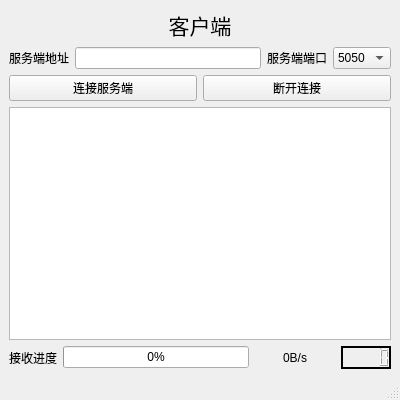
<?xml version="1.0" encoding="UTF-8"?>
<ui version="4.0">
 <class>FileClient</class>
 <widget class="QMainWindow" name="FileClient">
  <property name="geometry">
   <rect>
    <x>0</x>
    <y>0</y>
    <width>400</width>
    <height>400</height>
   </rect>
  </property>
  <property name="minimumSize">
   <size>
    <width>400</width>
    <height>400</height>
   </size>
  </property>
  <property name="maximumSize">
   <size>
    <width>400</width>
    <height>400</height>
   </size>
  </property>
  <property name="windowTitle">
   <string>FileClient</string>
  </property>
  <widget class="QWidget" name="centralwidget">
   <layout class="QVBoxLayout" name="verticalLayout">
    <item>
     <widget class="QLabel" name="label">
      <property name="font">
       <font>
        <family>微软雅黑</family>
        <pointsize>16</pointsize>
       </font>
      </property>
      <property name="text">
       <string>客户端</string>
      </property>
      <property name="alignment">
       <set>Qt::AlignCenter</set>
      </property>
     </widget>
    </item>
    <item>
     <layout class="QHBoxLayout" name="horizontalLayout">
      <item>
       <widget class="QLabel" name="label_3">
        <property name="text">
         <string>服务端地址</string>
        </property>
        <property name="alignment">
         <set>Qt::AlignCenter</set>
        </property>
       </widget>
      </item>
      <item>
       <widget class="QLineEdit" name="lineEditIP">
        <property name="maximumSize">
         <size>
          <width>16777215</width>
          <height>16777215</height>
         </size>
        </property>
       </widget>
      </item>
      <item>
       <layout class="QHBoxLayout" name="horizontalLayout_2">
        <item>
         <widget class="QLabel" name="label_2">
          <property name="text">
           <string>服务端端口</string>
          </property>
          <property name="alignment">
           <set>Qt::AlignCenter</set>
          </property>
         </widget>
        </item>
        <item>
         <widget class="QComboBox" name="comboBox">
          <property name="minimumSize">
           <size>
            <width>0</width>
            <height>0</height>
           </size>
          </property>
          <property name="maximumSize">
           <size>
            <width>16777215</width>
            <height>16777215</height>
           </size>
          </property>
          <item>
           <property name="text">
            <string>5050</string>
           </property>
          </item>
          <item>
           <property name="text">
            <string>6060</string>
           </property>
          </item>
         </widget>
        </item>
       </layout>
      </item>
     </layout>
    </item>
    <item>
     <layout class="QHBoxLayout" name="horizontalLayout_3">
      <item>
       <widget class="QPushButton" name="buttonConnect">
        <property name="text">
         <string>连接服务端</string>
        </property>
       </widget>
      </item>
      <item>
       <widget class="QPushButton" name="buttonDisconnect">
        <property name="text">
         <string>断开连接</string>
        </property>
       </widget>
      </item>
     </layout>
    </item>
    <item>
     <widget class="QTextEdit" name="textEdit">
      <property name="focusPolicy">
       <enum>Qt::NoFocus</enum>
      </property>
     </widget>
    </item>
    <item>
     <layout class="QHBoxLayout" name="horizontalLayout_4">
      <item>
       <widget class="QLabel" name="label_4">
        <property name="focusPolicy">
         <enum>Qt::NoFocus</enum>
        </property>
        <property name="text">
         <string>接收进度</string>
        </property>
        <property name="alignment">
         <set>Qt::AlignCenter</set>
        </property>
       </widget>
      </item>
      <item>
       <widget class="QProgressBar" name="progressBar">
        <property name="maximumSize">
         <size>
          <width>250</width>
          <height>16777215</height>
         </size>
        </property>
        <property name="value">
         <number>0</number>
        </property>
       </widget>
      </item>
      <item>
       <widget class="QLabel" name="speedLabel">
        <property name="minimumSize">
         <size>
          <width>80</width>
          <height>0</height>
         </size>
        </property>
        <property name="maximumSize">
         <size>
          <width>80</width>
          <height>16777215</height>
         </size>
        </property>
        <property name="text">
         <string>0B/s</string>
        </property>
        <property name="alignment">
         <set>Qt::AlignCenter</set>
        </property>
       </widget>
      </item>
      <item>
       <widget class="QLCDNumber" name="lcdNumber">
        <property name="maximumSize">
         <size>
          <width>50</width>
          <height>16777215</height>
         </size>
        </property>
        <property name="font">
         <font>
          <family>微软雅黑</family>
          <weight>75</weight>
          <bold>true</bold>
         </font>
        </property>
        <property name="frameShape">
         <enum>QFrame::Box</enum>
        </property>
        <property name="frameShadow">
         <enum>QFrame::Plain</enum>
        </property>
        <property name="lineWidth">
         <number>2</number>
        </property>
        <property name="midLineWidth">
         <number>0</number>
        </property>
        <property name="digitCount">
         <number>5</number>
        </property>
        <property name="mode">
         <enum>QLCDNumber::Dec</enum>
        </property>
        <property name="value" stdset="0">
         <double>0.000000000000000</double>
        </property>
       </widget>
      </item>
     </layout>
    </item>
   </layout>
  </widget>
  <widget class="QStatusBar" name="statusbar"/>
 </widget>
 <resources/>
 <connections/>
</ui>
